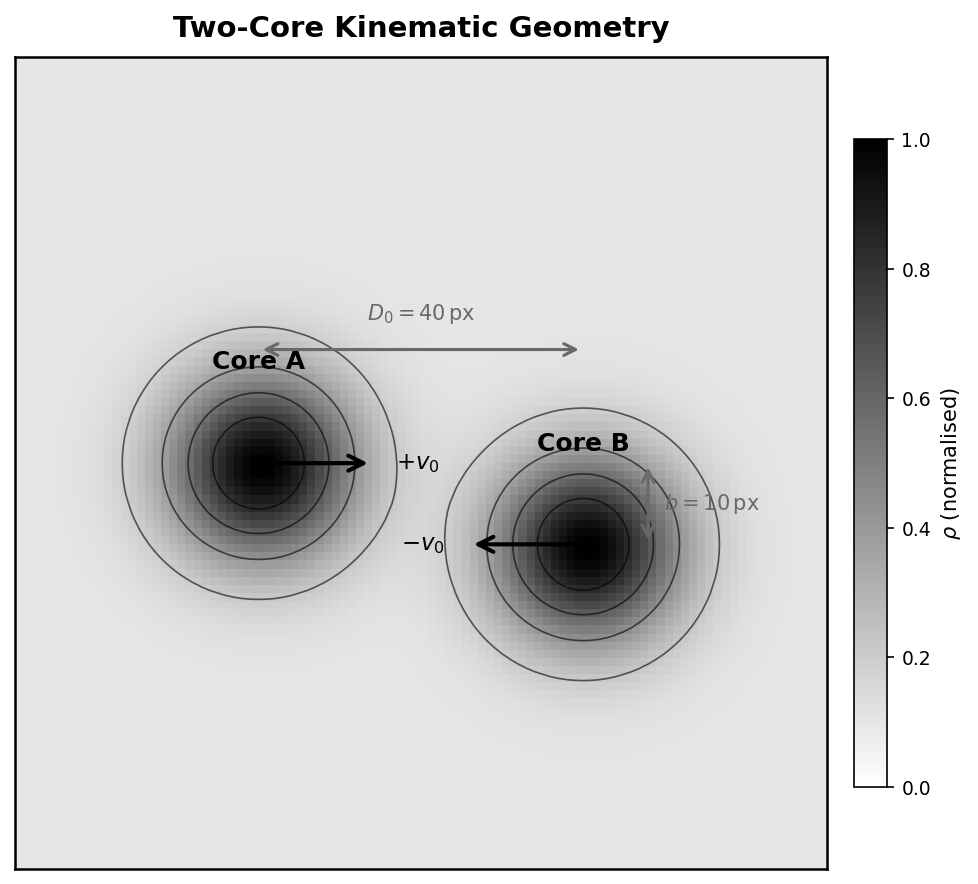

Python code for this plot:
import numpy as np
import matplotlib
matplotlib.use('Agg')
import matplotlib.pyplot as plt
import matplotlib.patches as mpatches
from matplotlib.patches import FancyArrowPatch

# ---------- grid & parameters ----------
GRID = 100
R_CORE = 8.0
CORE_AMP = 0.9
CORE_BG  = 0.10
P_MAX    = 1.0

row_A, col_A = 50, 30
row_B, col_B = 60, 70   # b = 10 px vertical offset

ri, ci = np.ogrid[0:GRID, 0:GRID]

dA2 = (ri - row_A)**2 + (ci - col_A)**2
dB2 = (ri - row_B)**2 + (ci - col_B)**2

p = np.clip(
    CORE_BG * P_MAX
    + CORE_AMP * P_MAX * np.exp(-dA2 / (2.0 * R_CORE**2))
    + CORE_AMP * P_MAX * np.exp(-dB2 / (2.0 * R_CORE**2)),
    0.0, P_MAX
)

# ---------- figure ----------
fig, ax = plt.subplots(figsize=(7, 6))
im = ax.imshow(p, origin='upper', cmap='gray_r', vmin=0.0, vmax=1.0,
               extent=[0, GRID, GRID, 0])

# contours
levels = [0.20, 0.40, 0.60, 0.80]
ax.contour(np.arange(GRID), np.arange(GRID), p,
           levels=levels, colors='black', linewidths=0.8, alpha=0.6)

# ---------- velocity arrows ----------
arrow_kw = dict(arrowstyle='->', color='black',
                lw=2.0, mutation_scale=18)

# Core A: rightward  (col 30 -> 44, row 50)
ax.annotate('', xy=(44, 50), xytext=(30, 50),
            arrowprops=dict(arrowstyle='->', color='black', lw=2.0, mutation_scale=18))
ax.text(47, 50, r'$+v_0$', va='center', ha='left', fontsize=11, color='black')

# Core B: leftward  (col 70 -> 56, row 60)
ax.annotate('', xy=(56, 60), xytext=(70, 60),
            arrowprops=dict(arrowstyle='->', color='black', lw=2.0, mutation_scale=18))
ax.text(53, 60, r'$-v_0$', va='center', ha='right', fontsize=11, color='black')

# ---------- D0 annotation (horizontal, at row 36) ----------
ax.annotate('', xy=(col_B, 36), xytext=(col_A, 36),
            arrowprops=dict(arrowstyle='<->', color='dimgray', lw=1.5, mutation_scale=14))
ax.text((col_A + col_B) / 2, 33, r'$D_0 = 40\,\mathrm{px}$',
        ha='center', va='bottom', fontsize=10, color='dimgray')

# ---------- b annotation (vertical, at col 78) ----------
ax.annotate('', xy=(78, row_B), xytext=(78, row_A),
            arrowprops=dict(arrowstyle='<->', color='dimgray', lw=1.5, mutation_scale=14))
ax.text(80, (row_A + row_B) / 2, r'$b = 10\,\mathrm{px}$',
        ha='left', va='center', fontsize=10, color='dimgray')

# ---------- core labels ----------
ax.text(col_A, row_A - 11, 'Core A', ha='center', va='bottom',
        fontsize=12, fontweight='bold', color='black')
ax.text(col_B, row_B - 11, 'Core B', ha='center', va='bottom',
        fontsize=12, fontweight='bold', color='black')

# ---------- cosmetics ----------
ax.set_xticks([])
ax.set_yticks([])
for spine in ax.spines.values():
    spine.set_linewidth(1.2)
    spine.set_color('black')

cbar = fig.colorbar(im, ax=ax, fraction=0.035, pad=0.03)
cbar.set_label(r'$\rho$ (normalised)', fontsize=10)
cbar.ax.tick_params(labelsize=9)

ax.set_title('Two-Core Kinematic Geometry', fontsize=14, fontweight='bold', pad=10)

fig.tight_layout()
out = r'C:\Users\allen\OneDrive\Desktop\two_core_kinematic_geometry.png'
fig.savefig(out, dpi=150, bbox_inches='tight')
print(f'SUCCESS: saved to {out}')
